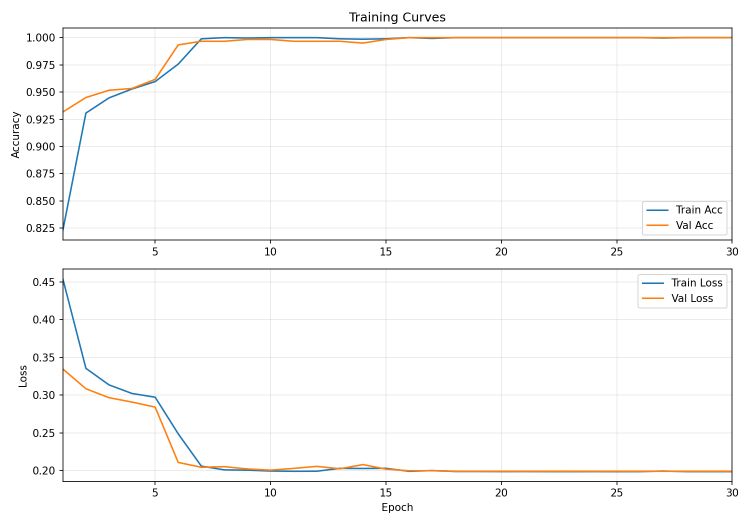
#> input picture training/training_curves.png, 1500 x 1050 px (shown at 1/2 size)
$ python cursor_squares.py ../training/training_curves.png
#> lines starting #> are read from the running program, lines starting #| are printed output that depends on the picture; after the words box and inside, x2 and y2 are one past the last pixel; in counts of white or black regions, pixels touching at a corner belong together
#!/usr/bin/env python3
"""
Show an image where the mouse cursor is visualized as 4 centered squares:
80, 112, 224, and 448 px. No output is saved.

Usage:
  python cursor_squares.py path/to/image.jpg

Controls:
  - m : toggle mouse-follow (freeze/unfreeze at current position)
  - c : toggle crosshair
  - t : cycle thickness (1, 2, 3, 4)
  - q / Esc : quit
"""

import sys
from pathlib import Path
import cv2

# Fixed square side lengths (in pixels)
SIZES = (80, 112, 224, 448)

# Colors (BGR): yellow, red, green, blue
COLORS = ((0, 255, 255), (0, 0, 255), (0, 255, 0), (255, 0, 0))

STATE = {
    "pos": None,         # (x, y)
    "follow": True,      # if True, squares follow the mouse
    "show_cross": True,  # show crosshair
    "thickness": 2,      # rectangle line thickness
}

def on_mouse(event, x, y, flags, param):
    if STATE["follow"] and event in (cv2.EVENT_MOUSEMOVE, cv2.EVENT_LBUTTONDOWN, cv2.EVENT_RBUTTONDOWN):
        STATE["pos"] = (x, y)

def draw_overlay(base_img):
    """Return a copy of base_img with squares (and optional crosshair) drawn."""
    vis = base_img.copy()
    if STATE["pos"] is None:
        return vis

    x, y = STATE["pos"]
    th = STATE["thickness"]

    # draw squares centered at (x, y)
    for size, color in zip(SIZES, COLORS):
        half = size // 2
        x1, y1 = x - half, y - half
        x2, y2 = x + half, y + half
        cv2.rectangle(vis, (x1, y1), (x2, y2), color, th)
        cv2.putText(
            vis, f"{size}x{size}", (x1 + 5, y1 + 20),
            cv2.FONT_HERSHEY_SIMPLEX, 0.6, color, 2, cv2.LINE_AA
        )

    if STATE["show_cross"]:
        # crosshair lines
        h, w = vis.shape[:2]
        cv2.line(vis, (0, y), (w, y), (200, 200, 200), 1)
        cv2.line(vis, (x, 0), (x, h), (200, 200, 200), 1)
        # small center dot
        cv2.circle(vis, (x, y), 3, (220, 220, 220), -1)

    # HUD text
    hud = "m:toggle follow | c:crosshair | t:thickness | q/ESC:quit"
    cv2.rectangle(vis, (8, 8), (8 + 8 * len(hud), 34), (0, 0, 0), -1)
    cv2.putText(vis, hud, (12, 30), cv2.FONT_HERSHEY_SIMPLEX, 0.6, (255, 255, 255), 1, cv2.LINE_AA)

    return vis

def main():
    if len(sys.argv) < 2:
        print("Usage: python cursor_squares.py <image_path>")
        sys.exit(1)

    img_path = Path(sys.argv[1])
    img = cv2.imread(str(img_path), cv2.IMREAD_COLOR)
#> img is the input picture: shape (1050, 1500, 3); mean B, G, R 249.5, 249.9, 250.3
    if img is None:
        print(f"❌ could not read image: {img_path}")
        sys.exit(1)

    win = "Cursor Squares"
    cv2.namedWindow(win, cv2.WINDOW_AUTOSIZE)
    cv2.setMouseCallback(win, on_mouse)

    # initialize position at image center
    h, w = img.shape[:2]
#> h = 1050; w = 1500
    STATE["pos"] = (w // 2, h // 2)

    while True:
        vis = draw_overlay(img)
#> after the loop in draw_overlay, `for size, color in zip(SIZES, COLORS):`:
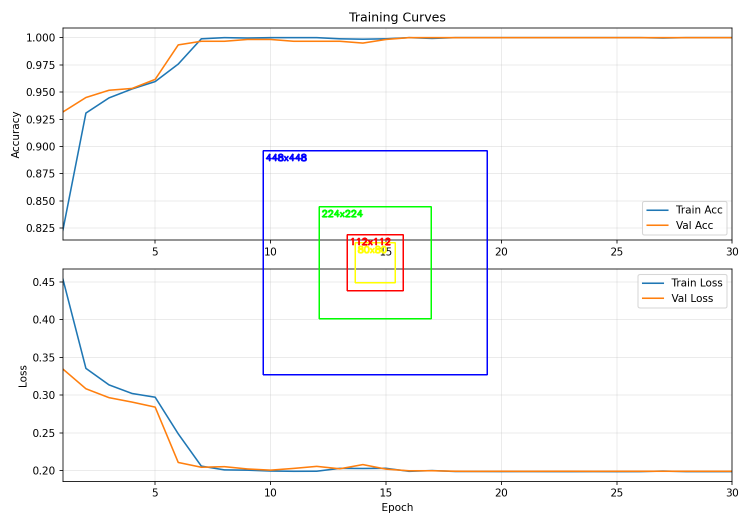
#> vis: shape (1050, 1500, 3) (shown at 1/2 size); 0.89% of pixels changed, all inside (x1, y1, x2, y2) = (525, 300, 976, 751)
#> in draw_overlay, `cv2.circle(vis, (x, y), 3, (220, 220, 220), -1)`: vis: shape (1050, 1500, 3); mean B, G, R 248.3, 248.5, 248.7
#> in draw_overlay, `cv2.putText(vis, hud, (12, 30), cv2.FONT_HERSHEY_SIMPLEX, 0.6, (255, 2..`:
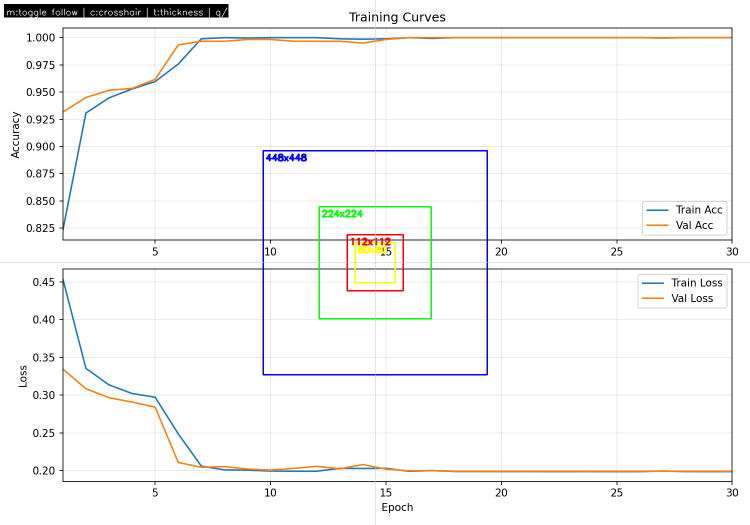
#> vis: shape (1050, 1500, 3) (shown at 1/2 size); mean B, G, R 246.5, 246.8, 246.9
        cv2.imshow(win, vis)
        key = cv2.waitKey(16) & 0xFF
#> (key q is pressed here)

        if key in (27, ord('q')):   # ESC / q
            break
        elif key == ord('m'):       # toggle follow
            STATE["follow"] = not STATE["follow"]
        elif key == ord('c'):       # toggle crosshair
            STATE["show_cross"] = not STATE["show_cross"]
        elif key == ord('t'):       # cycle thickness
            STATE["thickness"] = 1 + (STATE["thickness"] % 4)

    cv2.destroyAllWindows()

if __name__ == "__main__":
    main()
